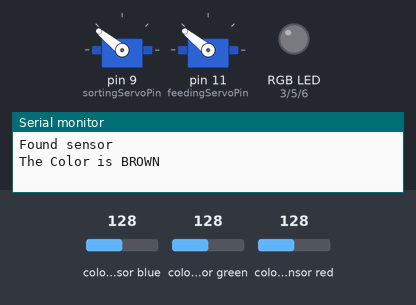
A sketch run on a simulated Arduino Leonardo, built with avr-gcc and run on an emulated ATmega32U4. On the bench: 2 × servo, an RGB LED mixed from three pins (HIGH = lit), the last lines printed to the serial monitor. The test bench sets the inputs (shaded band); at power-on: colour sensor blue 128, colour sensor green 128, colour sensor red 128.

Above: at 1.2 s.
1.3 s: colour sensor blue set to 5
At 2.4 s:
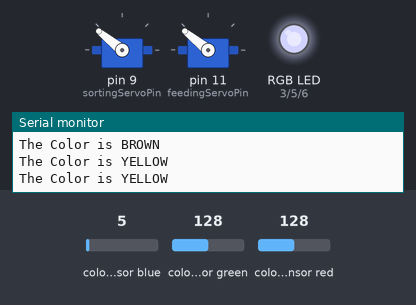
3.6 s: colour sensor green set to 132
At 6.1 s:
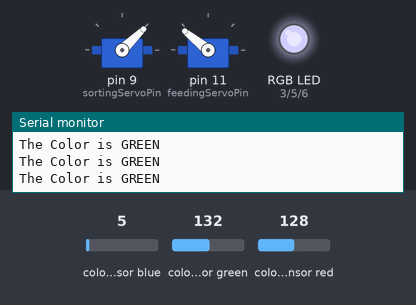
6.8 s: colour sensor red set to 136
At 9.6 s:
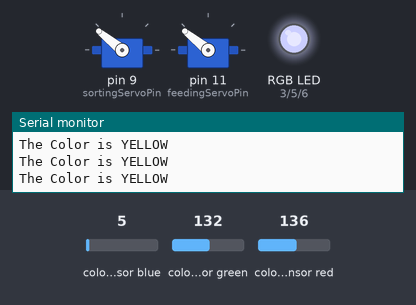
9.9 s: colour sensor blue set to 46
At 11.4 s:
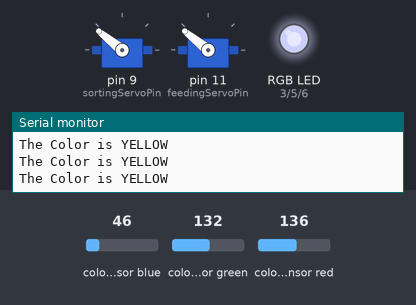
12.5 s: colour sensor blue set to 55
At 13.8 s:
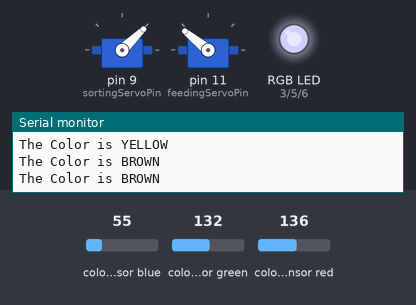
14.7 s: colour sensor red set to 191
At 17.5 s:
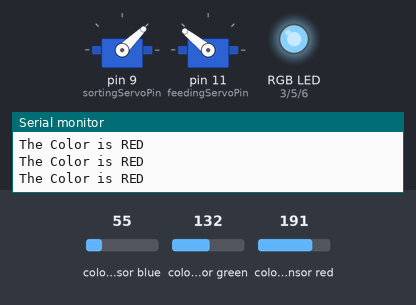
Timing chart, 0 to 18.9 s (numbered marks = the images above; inputs shaded):
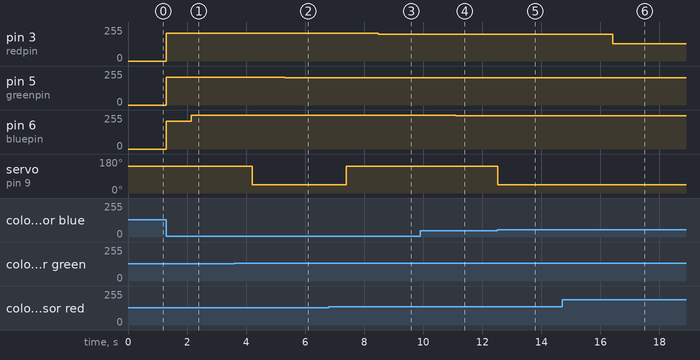

Measured:
- the behaviour switches between 128 and 129 on colour sensor green (found by bisection; images 1 and 2)
- the behaviour switches between 131 and 132 on colour sensor red (found by bisection; images 2 and 3)
- the behaviour switches between 50 and 51 on colour sensor blue (found by bisection; images 4 and 5)
- after the input at 1.3 s, pin 6 (bluepin): 209/255 → 254/255 after 0.84 s
- after the input at 3.6 s, pin 5 (greenpin): 209/255 → 205/255 after 1.7 s; servo on pin 9 (sortingServoPin): 141° → 44° after 0.62 s
- after the input at 6.8 s, pin 3 (redpin): 209/255 → 202/255 after 1.7 s; servo on pin 9 (sortingServoPin): 44° → 141° after 0.59 s
- after the input at 9.9 s, pin 6 (bluepin): 254/255 → 251/255 after 1.2 s
- after the input at 12.5 s, pin 6 (bluepin): 251/255 → 249/255 after 0.75 s; servo on pin 9 (sortingServoPin): 141° → 44° at once
- after the input at 14.7 s, pin 3 (redpin): 202/255 → 131/255 after 1.7 s

The sketch:

ServoMotor.ino
```cpp
#include <Wire.h>
#include <Servo.h>
#include "Adafruit_TCS34725.h"

// Pick analog outputs, for the UNO these three work well
// use ~560  ohm resistor between Red & Blue, ~1K for green (its brighter)
#define redpin 3
#define greenpin 5
#define bluepin 6
#define feedingServoPin 11
#define sortingServoPin 9

Servo feedingServo;
Servo sortingServo;

int value = 1450;
int currentPosition = 0;
int colorPositions[7]={0,180,360,540,720,900,1080};
int t_turn = 0;

int redColors = 0;
int greenColors = 0;
int blueColors = 0;
int brownColors = 0;
int yellowColors = 0;
int orangeColors = 0;
int unidentifiedColors = 0;


byte btData[6];

// set to false if using a common cathode LED
#define commonAnode true

// our RGB -> eye-recognized gamma color
byte gammatable[256];

Adafruit_TCS34725 tcs = Adafruit_TCS34725(TCS34725_INTEGRATIONTIME_50MS, TCS34725_GAIN_4X);

float red, green, blue;

void setup() {
  Serial.begin(9600);
  Serial1.begin(9600);

  if (tcs.begin()) {
    Serial.println("Found sensor");
  } else {
    Serial.println("No TCS34725 found ... check your connections");
    while (1); // halt!
  }

  // use these three pins to drive an LED
#if defined(ARDUINO_ARCH_ESP32)
  ledcAttachPin(redpin, 1);
  ledcSetup(1, 12000, 8);
  ledcAttachPin(greenpin, 2);
  ledcSetup(2, 12000, 8);
  ledcAttachPin(bluepin, 3);
  ledcSetup(3, 12000, 8);
#else
  pinMode(redpin, OUTPUT);
  pinMode(greenpin, OUTPUT);
  pinMode(bluepin, OUTPUT);
#endif

  // thanks PhilB for this gamma table!
  // it helps convert RGB colors to what humans see
  for (int i=0; i<256; i++) {
    float x = i;
    x /= 255;
    x = pow(x, 2.5);
    x *= 255;

    if (commonAnode) {
      gammatable[i] = 255 - x;
    } else {
      gammatable[i] = x;
    }
    //Serial.println(gammatable[i]);
  }

}

void loop() {

  tcs.setInterrupt(false);  // turn on LED

  delay(60);  // takes 50ms to read

  tcs.getRGB(&red, &green, &blue);

  tcs.setInterrupt(true);  // turn off LED

  if(red >= 150 && red > green && red > blue){
    Serial.print("The Color is RED");
    redColors++;

    t_turn = colorPositions[0]-currentPosition;
    if(t_turn < 0){
      turnOneCup_L(abs(t_turn));
    }else if(t_turn > 0){
      turnOneCup_R(t_turn);
    }
    feed();
    currentPosition = colorPositions[0];

  }

  else if(green > red && green > blue){
    Serial.print("The Color is GREEN");
    greenColors++;

    t_turn = colorPositions[1]-currentPosition;
    if(t_turn < 0){
      turnOneCup_L(abs(t_turn));
    }else if(t_turn > 0){
      turnOneCup_R(t_turn);
    }
    feed();
    currentPosition = colorPositions[1];

  }

  else if(blue > red && blue > green){
    Serial.print("The Color is BLUE");
    blueColors++;

    t_turn = colorPositions[2]-currentPosition;
    if(t_turn < 0){
      turnOneCup_L(abs(t_turn));
    }else if(t_turn > 0){
      turnOneCup_R(t_turn);
    }
    feed();
    currentPosition = colorPositions[2];

  }

  else if(red > 100 && green > 70 && blue > 50){
    Serial.print("The Color is BROWN");
    brownColors++;

    t_turn = colorPositions[3]-currentPosition;
    if(t_turn < 0){
      turnOneCup_L(abs(t_turn));
    }else if(t_turn > 0){
      turnOneCup_R(t_turn);
    }
    feed();
    currentPosition = colorPositions[3];

  }

  else if(red > 100 && green > 70 && blue < 50){
    Serial.print("The Color is YELLOW");
    yellowColors++;

    t_turn = colorPositions[4]-currentPosition;
    if(t_turn < 0){
      turnOneCup_L(abs(t_turn));
    }else if(t_turn > 0){
      turnOneCup_R(t_turn);
    }
    feed();
    currentPosition = colorPositions[4];

  }

  else if(red > 100 && green > 50 && blue < 50){
    Serial.print("The Color is ORANGE");
    orangeColors++;

    t_turn = colorPositions[5]-currentPosition;
    if(t_turn < 0){
      turnOneCup_L(abs(t_turn));
    }else if(t_turn > 0){
      turnOneCup_R(t_turn);
    }
    feed();
    currentPosition = colorPositions[5];

  }

  else{
    Serial.print("Idle...");
    unidentifiedColors++;

    t_turn = colorPositions[6]-currentPosition;
    if(t_turn < 0){
      turnOneCup_L(abs(t_turn));
    }else if(t_turn > 0){
      turnOneCup_R(t_turn);
    }
    feed();
    currentPosition = colorPositions[6];

  }

  Serial.print("\n");

  #if defined(ARDUINO_ARCH_ESP32)
  ledcWrite(1, gammatable[(int)red]);
  ledcWrite(2, gammatable[(int)green]);
  ledcWrite(3, gammatable[(int)blue]);
#else
  analogWrite(redpin, gammatable[(int)red]);
  analogWrite(greenpin, gammatable[(int)green]);
  analogWrite(bluepin, gammatable[(int)blue]);
#endif
}

void turnOneCup_L(int t){
  sortingServo.attach(sortingServoPin);
  sortingServo.writeMicroseconds(1000);
  delay(t);
  sortingServo.detach();
  delay(5);
}

void turnOneCup_R(int t){
  sortingServo.attach(sortingServoPin);
  sortingServo.writeMicroseconds(2000);
  delay(t);
  sortingServo.detach();
  delay(5);
}

void feed(){
  feedingServo.attach(feedingServoPin);
  feedingServo.writeMicroseconds(2000);
  delay(540);
  feedingServo.detach();
  delay(5);
}
```
